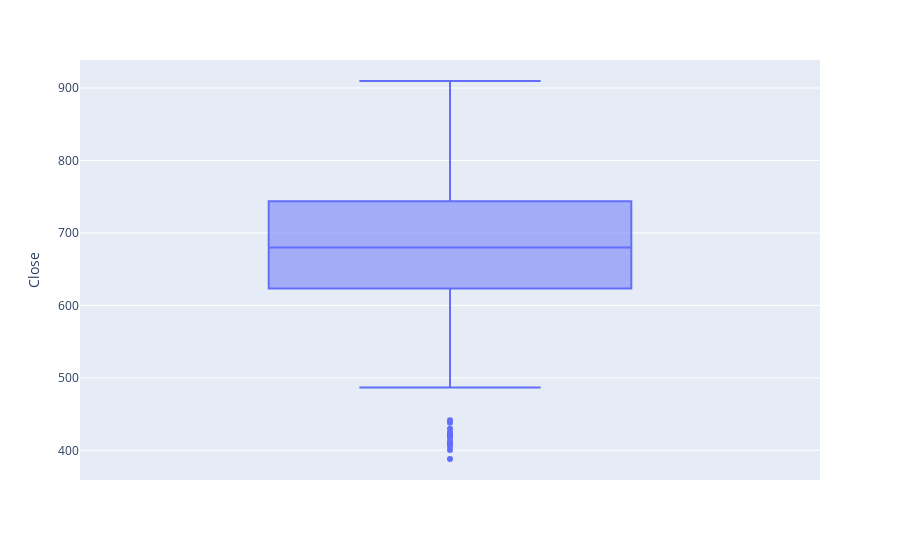

Notebook source saved alongside this figure:
### Markdown cell above
### The stock volume was high in december 2020 as TESLA did S&P 500 debut on dec 21.

### Code cell
pe.box(df,y='Close')

### Figure 1 — Plotly figure (JSON) as saved in the notebook; plotly's stock layout.template omitted (floating-point values rounded to 4 significant figures; data arrays with more than 128 entries replaced by an {"elided": "..."} marker saying what was removed)
{"data": [{"alignmentgroup": "True", "hovertemplate": "Close=%{y}<extra></extra>", "legendgroup": "", "marker": {"color": "#636efa"}, "name": "", "notched": false, "offsetgroup": "", "orientation": "v", "showlegend": false, "type": "box", "x0": " ", "xaxis": "x", "y": {"elided": "251 float values"}, "y0": " ", "yaxis": "y"}], "layout": {"boxmode": "group", "legend": {"tracegroupgap": 0}, "margin": {"t": 60}, "xaxis": {"anchor": "y", "domain": [0, 1]}, "yaxis": {"anchor": "x", "domain": [0, 1], "title": {"text": "Close"}}}}
